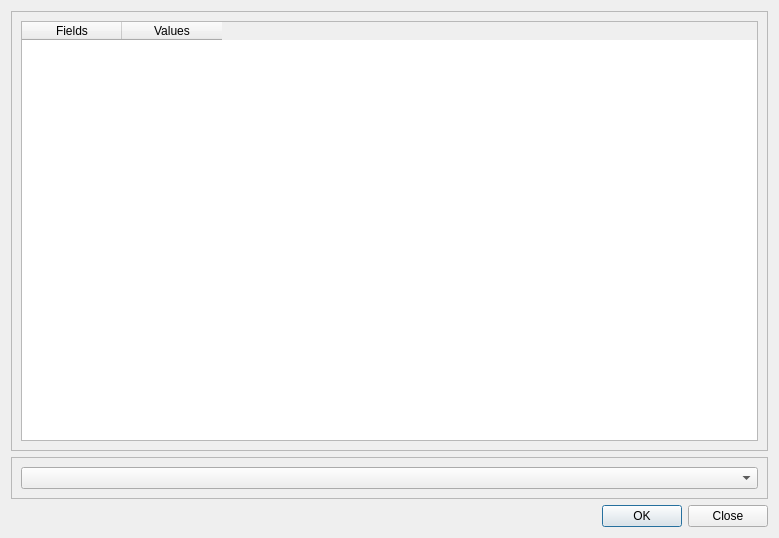
<?xml version="1.0" encoding="UTF-8"?>
<ui version="4.0">
 <class>Form</class>
 <widget class="QWidget" name="Form">
  <property name="geometry">
   <rect>
    <x>0</x>
    <y>0</y>
    <width>779</width>
    <height>538</height>
   </rect>
  </property>
  <property name="windowTitle">
   <string>Form</string>
  </property>
  <layout class="QGridLayout" name="gridLayout_2">
   <item row="0" column="1">
    <layout class="QGridLayout" name="gridLayout">
     <item row="1" column="0">
      <widget class="QFrame" name="frame">
       <property name="maximumSize">
        <size>
         <width>16777215</width>
         <height>55</height>
        </size>
       </property>
       <property name="frameShape">
        <enum>QFrame::StyledPanel</enum>
       </property>
       <property name="frameShadow">
        <enum>QFrame::Raised</enum>
       </property>
       <layout class="QGridLayout" name="gridLayout_3">
        <item row="0" column="0">
         <widget class="QComboBox" name="selector"/>
        </item>
       </layout>
      </widget>
     </item>
     <item row="0" column="0">
      <widget class="QFrame" name="dataViewTable">
       <property name="frameShape">
        <enum>QFrame::StyledPanel</enum>
       </property>
       <property name="frameShadow">
        <enum>QFrame::Raised</enum>
       </property>
       <layout class="QGridLayout" name="gridLayout_4">
        <item row="0" column="0">
         <widget class="QTableWidget" name="tableWidget">
          <column>
           <property name="text">
            <string>Fields</string>
           </property>
          </column>
          <column>
           <property name="text">
            <string>Values</string>
           </property>
          </column>
         </widget>
        </item>
       </layout>
      </widget>
     </item>
    </layout>
   </item>
   <item row="1" column="1">
    <widget class="QDialogButtonBox" name="confirm">
     <property name="standardButtons">
      <set>QDialogButtonBox::Close|QDialogButtonBox::Ok</set>
     </property>
    </widget>
   </item>
  </layout>
 </widget>
 <resources/>
 <connections/>
</ui>
